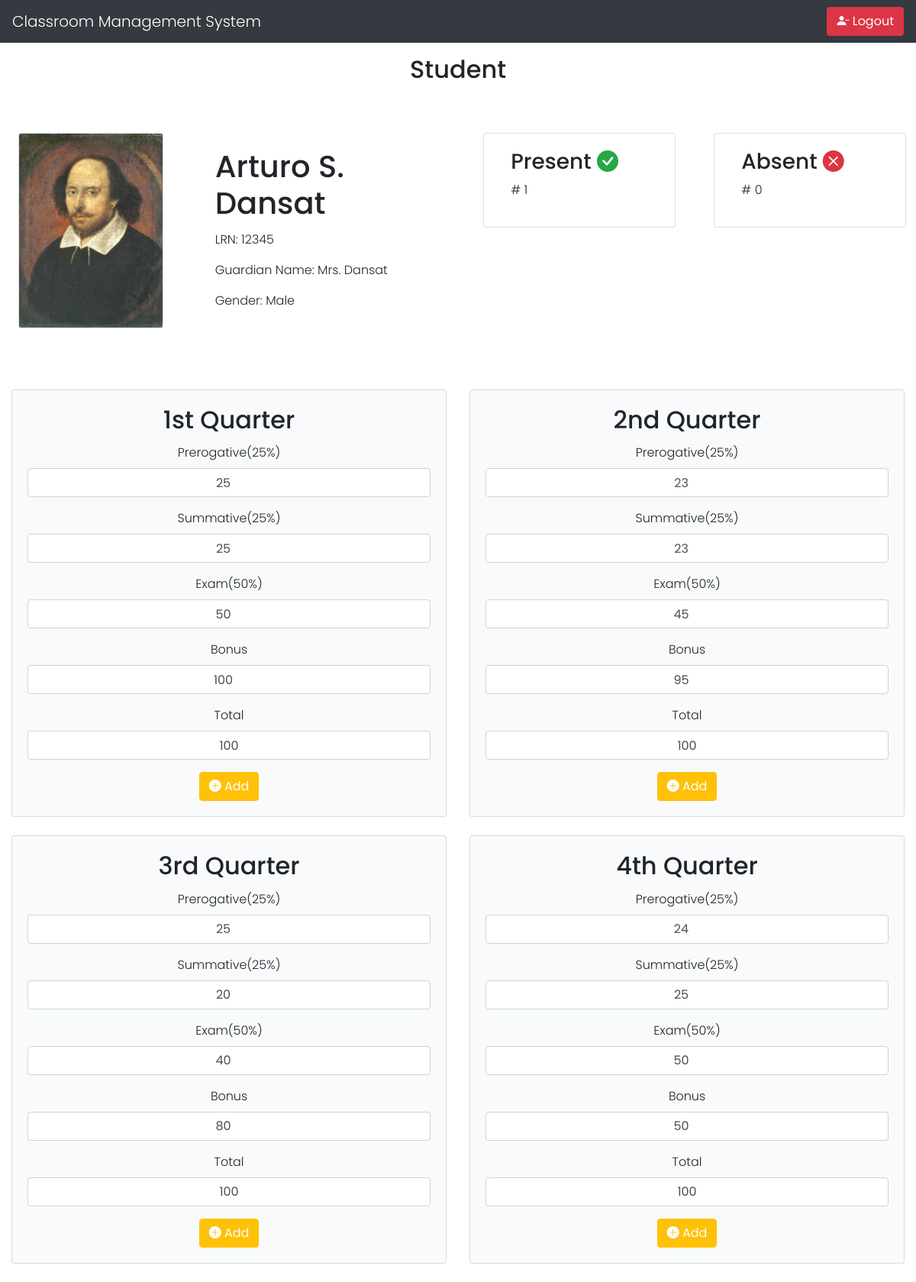
The app's page /student_grade.php?class_member_id=25 (signed in) with its own data.
### tables this page shows
CREATE TABLE `class_member` (
  `class_member_id` int(11) NOT NULL,
  `student_id` int(11) NOT NULL,
  `class_id` int(11) NOT NULL
);

CREATE TABLE `student` (
  `id` int(11) NOT NULL,
  `lrn` varchar(50) NOT NULL,
  `fullname` varchar(150) NOT NULL,
  `guardian_name` varchar(150) NOT NULL,
  `username` varchar(100) NOT NULL,
  `password` varchar(100) NOT NULL,
  `profile` varchar(100) NOT NULL,
  `gender` varchar(50) NOT NULL
);

CREATE TABLE `class_grade` (
  `grade_id` int(11) NOT NULL,
  `class_id` int(11) NOT NULL,
  `student_id` int(11) NOT NULL,
  `prerogative` float NOT NULL,
  `summative` float NOT NULL,
  `bonus` float NOT NULL,
  `exam` float NOT NULL,
  `total` float NOT NULL,
  `quarter` varchar(50) NOT NULL
);

### student_grade.php (the view, shortened to what the rows shown need)
<?php
include 'mysql_connect.php';
?>
<!DOCTYPE html>
<html lang="en">
<head>
</head>
<link rel="stylesheet" href="https://maxcdn.bootstrapcdn.com/bootstrap/4.5.2/css/bootstrap.min.css">
<link rel="stylesheet" href="https://cdn.jsdelivr.net/npm/bootstrap-icons@1.9.1/font/bootstrap-icons.css">
<body>
    <div class="container mt-3">
        <h2 class="text-center">Student</h2>
    </div>
    <div class="container-fluid mt-5 px-3 py-3">
        <div class="row">
            <div class="card mb-3 border-0 ml-2  col-md-6">
                <?php
                $class_member_id = $_GET["class_member_id"];
                $query =  "SELECT *
                    FROM class_member
                    INNER JOIN student ON class_member.student_id=student.id
                    INNER JOIN class ON class_member.class_id=class.class_id
                    WHERE class_member.class_member_id = " . $class_member_id;
                $res = mysqli_query($conn, $query);
                $classMemberDetails = mysqli_fetch_assoc($res);
                ?>
                <div class="row no-gutters">
                    <div class="col-md-4">
                        <img src="<?php echo $classMemberDetails['profile']; ?>" class="card-img border" alt="student image" >
                    </div>
                    <div class="col-md-8">
                        <div class="card-body ml-lg-5">
                            <h1 class="card-title"><?php echo $classMemberDetails['fullname']; ?></h1>
                            <p class="card-text">LRN: <?php echo $classMemberDetails['lrn']; ?></p>
                            <p class="card-text">Guardian Name: <?php echo $classMemberDetails['guardian_name']; ?></p>
                            <p class="card-text">Gender: <?php echo $classMemberDetails['gender']; ?></p>
                        </div>
                    </div>
                </div>
            </div>
        </div>
    </div>
    <div class="container-fluid text-center mt-5">
        <div class="row row-cols-1 row-cols-md-2">
            <div class="col mb-4">
                <div class="card" style="background-color: #F8FAFB;">
                    <div class="card-body">
                        <h2 class="card-title">1st Quarter</h2>
                        <?php
                        $query =  "SELECT *
                        FROM class_grade
                        WHERE student_id =" . $classMemberDetails['id'] . " AND class_id=" . $classMemberDetails['class_id'] . " AND quarter ='1st Quarter'";
                        $res = mysqli_query($conn, $query);
                        $firstQuarter =  mysqli_fetch_assoc($res);
                        ?>
                        <form method="POST">
                            <div class="form-group">
                                <label for="prerogative1">Prerogative(25%)</label>
                                <input type="number" class="form-control text-center" oninput="onChange1()" value="<?php echo $firstQuarter['prerogative'] ?>" id="prerogative1" name="prerogative1">
                            </div>
                            <div class="form-group">
                                <label for="summative1">Summative(25%)</label>
                                <input type="number" class="form-control text-center" oninput="onChange1()" value="<?php echo $firstQuarter['summative'] ?>" id="summative1" name="summative1">
                            </div>
                            <div class="form-group">
                                <label for="exam1">Exam(50%)</label>
                                <input type="number" class="form-control text-center" oninput="onChange1()" id="exam1" name="exam1" value="<?php echo $firstQuarter['exam'] ?>">
                            </div>
                            <div class="form-group">
                                <label for="bonus1">Bonus</label>
                                <input type="number" class="form-control text-center" oninput="onChange1()" id="bonus1" name="bonus1" value="<?php echo $firstQuarter['bonus'] ?>">
                            </div>
                            <div class="form-group">
                                <label for="total1">Total</label>
                                <input type="text" class="form-control text-center" value="<?php
                                                                                            if (mysqli_num_rows($res) > 0) {
                                                                                                if ($firstQuarter['total'] >= 0) {
                                                                                                    echo $firstQuarter['total'];
                                                                                                }
                                                                                            } else {
                                                                                                echo 0;
                                                                                            }
                                                                                            ?>" id="total1" name="total1">
                            </div>
                        </form>
                    </div>
                </div>
            </div>
            <div class="col mb-4">
                <div class="card" style="background-color: #F8FAFB;">
                    <div class="card-body">
                        <h2 class="card-title">2nd Quarter</h2>
                        <?php
                        $query =  "SELECT *
                        FROM class_grade
                        WHERE student_id =" . $classMemberDetails['id'] . " AND class_id=" . $classMemberDetails['class_id'] . " AND quarter ='2nd Quarter'";
                        $res = mysqli_query($conn, $query);
                        $secondQuarter =  mysqli_fetch_assoc($res);
                        ?>
                        <form method="POST">
                            <div class="form-group">
                                <label for="prerogative1">Prerogative(25%)</label>
                                <input type="number" class="form-control text-center" oninput="onChange2()" value="<?php echo $secondQuarter['prerogative'] ?>" id="prerogative2" name="prerogative2">
                            </div>
                            <div class="form-group">
                                <label for="summative1">Summative(25%)</label>
                                <input type="number" class="form-control text-center" oninput="onChange2()" value="<?php echo $secondQuarter['summative'] ?>" id="summative2" name="summative2">
                            </div>
                            <div class="form-group">
                                <label for="exam1">Exam(50%)</label>
                                <input type="number" class="form-control text-center" oninput="onChange2()" id="exam2" name="exam2" value="<?php echo $secondQuarter['exam'] ?>">
                            </div>
                            <div class="form-group">
                                <label for="bonus1">Bonus</label>
                                <input type="number" class="form-control text-center" oninput="onChange2()" id="bonus2" name="bonus2" value="<?php echo $secondQuarter['bonus'] ?>">
                            </div>
                            <div class="form-group">
                                <label for="total1">Total</label>
                                <input type="text" class="form-control text-center" value="<?php
                                                                                            if (mysqli_num_rows($res) > 0) {
                                                                                                if ($secondQuarter['total'] >= 0) {
                                                                                                    echo $secondQuarter['total'];
                                                                                                }
                                                                                            } else {
                                                                                                echo 0;
                                                                                            }
                                                                                            ?>" id="total2" name="total2">
                            </div>
                        </form>
                    </div>
                </div>
            </div>
            <div class="col mb-4">
                <div class="card" style="background-color: #F8FAFB;">
                    <div class="card-body">
                        <h2 class="card-title">3rd Quarter</h2>
                        <?php
                        $query =  "SELECT *
                        FROM class_grade
                        WHERE student_id =" . $classMemberDetails['id'] . " AND class_id=" . $classMemberDetails['class_id'] . " AND quarter ='3rd Quarter'";
                        $res = mysqli_query($conn, $query);
                        $thirdQuarter =  mysqli_fetch_assoc($res);
                        ?>
                        <form method="POST">
                            <div class="form-group">
                                <label for="prerogative1">Prerogative(25%)</label>
                                <input type="number" class="form-control text-center" oninput="onChange3()" value="<?php echo $thirdQuarter['prerogative'] ?>" id="prerogative3" name="prerogative3">
                            </div>
                            <div class="form-group">
                                <label for="summative1">Summative(25%)</label>
                                <input type="number" class="form-control text-center" oninput="onChange3()" value="<?php echo $thirdQuarter['summative'] ?>" id="summative3" name="summative3">
                            </div>
                            <div class="form-group">
                                <label for="exam1">Exam(50%)</label>
                                <input type="number" class="form-control text-center" oninput="onChange3()" id="exam3" name="exam3" value="<?php echo $thirdQuarter['exam'] ?>">
                            </div>
                            <div class="form-group">
                                <label for="bonus1">Bonus</label>
                                <input type="number" class="form-control text-center" oninput="onChange3()" id="bonus3" name="bonus3" value="<?php echo $thirdQuarter['bonus'] ?>">
                            </div>
                            <div class="form-group">
                                <label for="total3">Total</label>
                                <input type="text" class="form-control text-center" value="<?php
                                                                                            if (mysqli_num_rows($res) > 0) {
                                                                                                if ($thirdQuarter['total'] >= 0) {
                                                                                                    echo $thirdQuarter['total'];
                                                                                                }
                                                                                            } else {
                                                                                                echo 0;
                                                                                            }
                                                                                            ?>" id="total3" name="total3">
                            </div>
                        </form>
                    </div>
                </div>
            </div>
            <div class="col mb-4">
                <div class="card" style="background-color: #F8FAFB;">
                    <div class="card-body">
                        <h2 class="card-title">4th Quarter</h2>
                        <?php
                        $query =  "SELECT *
                        FROM class_grade
                        WHERE student_id =" . $classMemberDetails['id'] . " AND class_id=" . $classMemberDetails['class_id'] . " AND quarter ='4th Quarter'";
                        $res = mysqli_query($conn, $query);
                        $fourthQuarter =  mysqli_fetch_assoc($res);
                        ?>
                        <form method="POST">
                            <div class="form-group">
                                <label for="prerogative1">Prerogative(25%)</label>
                                <input type="number" class="form-control text-center" oninput="onChange4()" value="<?php echo $fourthQuarter['prerogative'] ?>" id="prerogative4" name="prerogative4">
                            </div>
                            <div class="form-group">
                                <label for="summative1">Summative(25%)</label>
                                <input type="number" class="form-control text-center" oninput="onChange4()" value="<?php echo $fourthQuarter['summative'] ?>" id="summative4" name="summative4">
                            </div>
                            <div class="form-group">
                                <label for="exam1">Exam(50%)</label>
                                <input type="number" class="form-control text-center" oninput="onChange4()" value="<?php echo $fourthQuarter['exam'] ?>" id="exam4" name="exam4">
                            </div>
                            <div class="form-group">
                                <label for="bonus1">Bonus</label>
                                <input type="number" class="form-control text-center" oninput="onChange4()" id="bonus4" name="bonus4" value="<?php echo $fourthQuarter['bonus'] ?>">
                            </div>
                            <div class="form-group">
                                <label for="total3">Total</label>
                                <input type="text" class="form-control text-center" value="<?php
                                                                                            if (mysqli_num_rows($res) > 0) {
                                                                                                if ($fourthQuarter['total'] >= 0) {
                                                                                                    echo $fourthQuarter['total'];
                                                                                                }
                                                                                            } else {
                                                                                                echo 0;
                                                                                            }
                                                                                            ?>" id="total4" name="total4">
                            </div>
                        </form>
                    </div>
                </div>
            </div>
</body>
</html>

### records on screen
class_member: student.profile (picture), student.fullname "Arturo S. Dansat", student.lrn "12345", student.guardian_name "Mrs. Dansat", student.gender "Male"
class_grade: prerogative1 "25", summative1 "25", exam1 "50", bonus1 "100", total1 "100"
class_grade: prerogative2 "23", summative2 "23", exam2 "45", bonus2 "95", total2 "100"
class_grade: prerogative3 "25", summative3 "20", exam3 "40", bonus3 "80", total3 "100"
class_grade: prerogative4 "24", summative4 "25", exam4 "50", bonus4 "50", total4 "100"

### other values on screen
$presentCount "1"
$absentCount "0"
